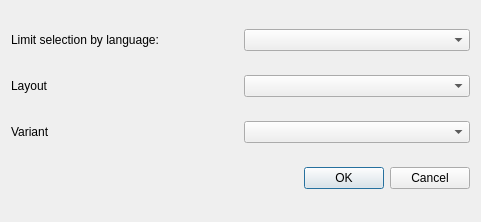
<?xml version="1.0" encoding="UTF-8"?>
<ui version="4.0">
 <class>AddLayoutDialog</class>
 <widget class="QDialog" name="AddLayoutDialog">
  <property name="geometry">
   <rect>
    <x>0</x>
    <y>0</y>
    <width>481</width>
    <height>222</height>
   </rect>
  </property>
  <property name="windowTitle">
   <string>Add Layout</string>
  </property>
  <layout class="QGridLayout" name="gridLayout">
   <item row="0" column="0">
    <widget class="QLabel" name="label">
     <property name="text">
      <string>Limit selection by language:</string>
     </property>
    </widget>
   </item>
   <item row="0" column="1">
    <widget class="QComboBox" name="languageComboBox"/>
   </item>
   <item row="1" column="0">
    <widget class="QLabel" name="label_2">
     <property name="text">
      <string>Layout</string>
     </property>
    </widget>
   </item>
   <item row="1" column="1">
    <widget class="QComboBox" name="layoutComboBox"/>
   </item>
   <item row="2" column="0">
    <widget class="QLabel" name="label_3">
     <property name="text">
      <string>Variant</string>
     </property>
    </widget>
   </item>
   <item row="2" column="1">
    <widget class="QComboBox" name="variantComboBox"/>
   </item>
   <item row="3" column="0" colspan="2">
    <widget class="QDialogButtonBox" name="buttonBox">
     <property name="orientation">
      <enum>Qt::Horizontal</enum>
     </property>
     <property name="standardButtons">
      <set>QDialogButtonBox::Cancel|QDialogButtonBox::Ok</set>
     </property>
    </widget>
   </item>
  </layout>
 </widget>
 <resources/>
 <connections>
  <connection>
   <sender>buttonBox</sender>
   <signal>accepted()</signal>
   <receiver>AddLayoutDialog</receiver>
   <slot>accept()</slot>
   <hints>
    <hint type="sourcelabel">
     <x>248</x>
     <y>254</y>
    </hint>
    <hint type="destinationlabel">
     <x>157</x>
     <y>274</y>
    </hint>
   </hints>
  </connection>
  <connection>
   <sender>buttonBox</sender>
   <signal>rejected()</signal>
   <receiver>AddLayoutDialog</receiver>
   <slot>reject()</slot>
   <hints>
    <hint type="sourcelabel">
     <x>316</x>
     <y>260</y>
    </hint>
    <hint type="destinationlabel">
     <x>286</x>
     <y>274</y>
    </hint>
   </hints>
  </connection>
 </connections>
</ui>
